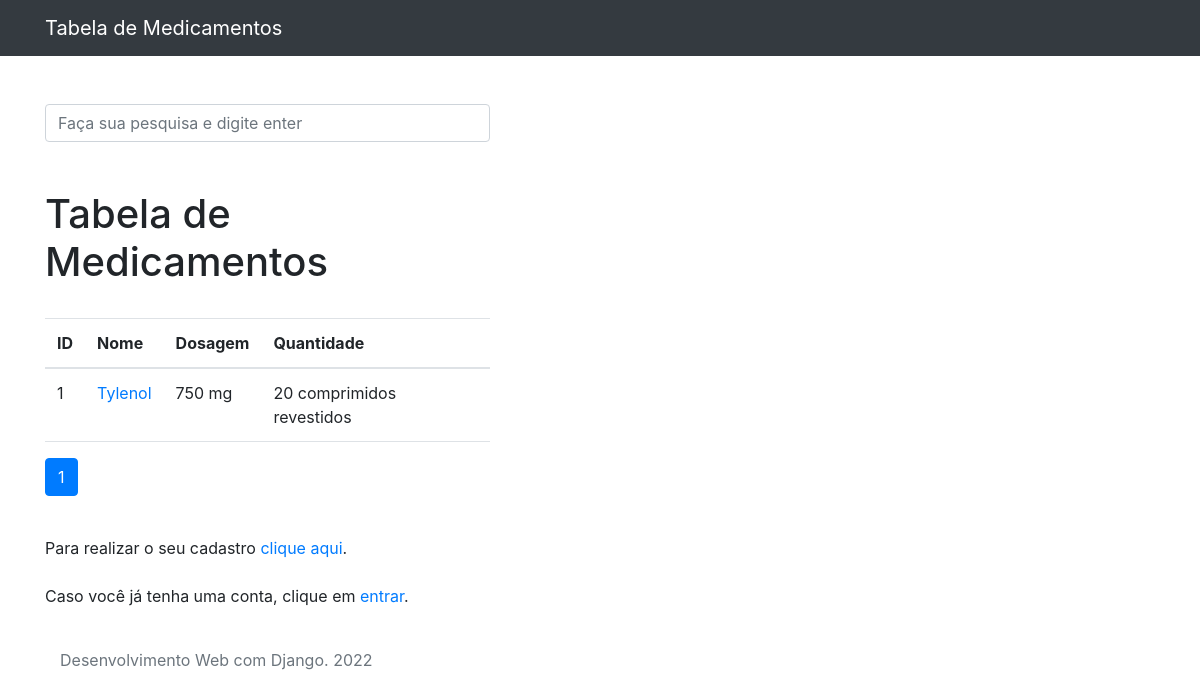
The app's page /, older data.
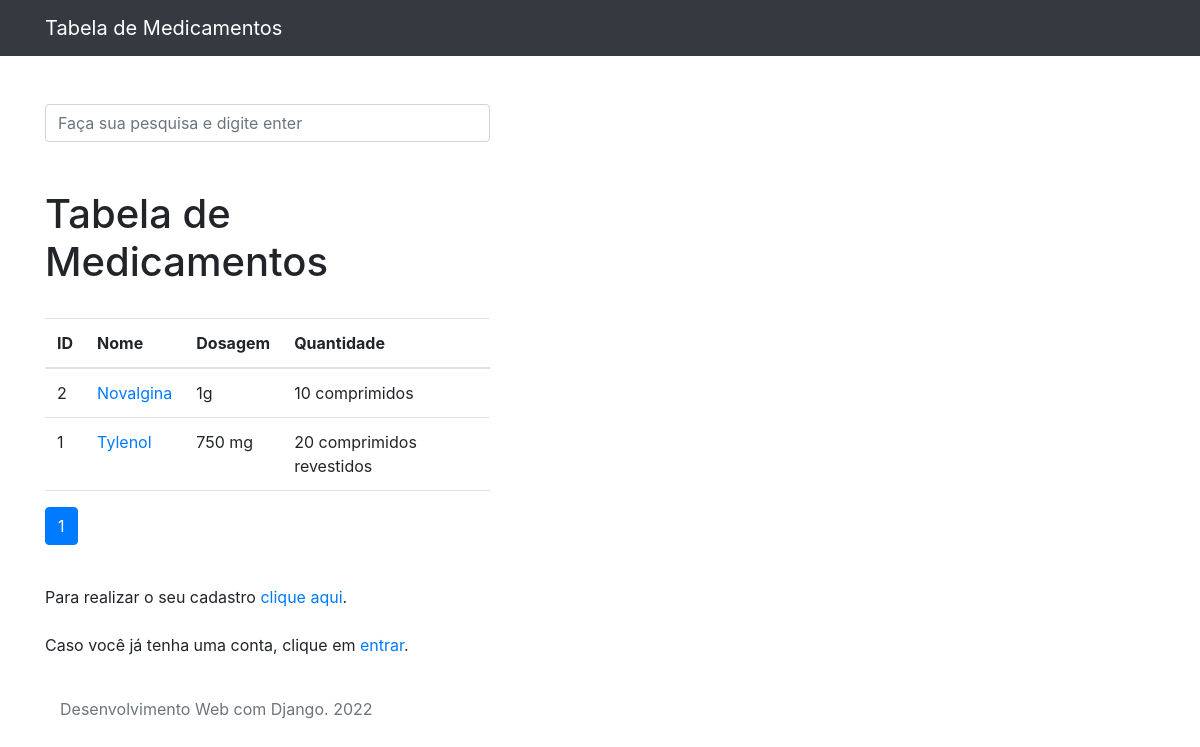
The same page, newer data.
### remedios/models.py (models this page shows, shortened)
class Remedio(models.Model):
    nome = models.CharField(max_length=255)
    ean = models.CharField(max_length=255)
    marca = models.CharField(max_length=255)
    quantidade = models.CharField(max_length=255)
    principio_ativo = models.CharField(max_length=255)
    dosagem = models.CharField(max_length=255)
    descricao = models.TextField(max_length=255)
    data_criacao = models.DateTimeField(default=timezone.now)
    foto = models.ImageField(blank=True, upload_to='fotos/%Y/%m')
    categoria = models.ForeignKey(Categoria, on_delete=models.DO_NOTHING, null=True)

### remedios/views.py (the view)
# urls.py: path('', views.index, name='index'),
def index(request):
    remedios = Remedio.objects.order_by('-id')
    paginator = Paginator(remedios, 5)
    page = request.GET.get('p')
    remedios = paginator.get_page(page)
    return render(request, 'remedios/index.html', {'remedios': remedios})

### remedios/templates/remedios/index.html
{% extends 'base.html' %}
{% load static %}
{% block conteudo %}
<h1 class="mt-5">Tabela de Medicamentos</h1>
<br>
        <table class="table">
          <thead>
            <tr>
              <th>ID</th>
              <th>Nome</th>
              <th>Dosagem</th>
              <th>Quantidade</th>
            </tr>
          </thead>
          <tbody>
          {% for remedio in remedios %}
            <tr>
              <td>
                {{ remedio.id }}
              </td>
              <td>
                <a href="{% url 'ver_remedio' remedio.id %}">{{ remedio.nome }}</a>
              </td>
              <td>{{ remedio.dosagem }}</td>
              <td>{{ remedio.quantidade }}</td>
            </tr>
          {% endfor %}
          </tbody>
        </table>
<nav aria-label="Page navigation example">
  <ul class="pagination">
    {% for pagina in remedios.paginator.page_range %}
    {% if remedios.number == pagina %}
    <li class="page-item active"><a class="page-link" href="?p={{ pagina }}&termo={{ request.GET.termo }}">{{pagina}}</a></li>
    {% else %}
    <li class="page-item"><a class="page-link" href="?p={{ pagina }}&termo={{ request.GET.termo }}">{{pagina}}</a></li>
    {% endif %}
    {% endfor %}
  </ul>
</nav>
<br>
<p>
  Para realizar o seu cadastro
  <a href="{% url 'cadastro' %}">clique aqui</a>.
  <br>
  <br>
  Caso você já tenha uma conta, clique em
  <a href="{% url 'login' %}">entrar</a>.
</p>
{% endblock %}

### templates/base.html (shortened to what this page needs)
{% load static %}
<!DOCTYPE html>
<html lang="pt">
<head>
    <link rel="stylesheet" href="https://cdn.jsdelivr.net/npm/bootstrap@5.1.3/dist/css/bootstrap.min.css">
    {% include 'parciais/_head.html' %}
</head>
<body>
    {% include 'parciais/_nav.html' %}
<div class="container">
    <div class="row">
      <div class="col-lg-5">
    <br><br>
          {% if 'accounts' not in request.path %}
<form method="get" action="{% url 'busca' %}">
  <div class="form-group row">
    <div class="col-12">
      <input class="form-control"
             type="search" value="{{ request.GET.termo }}"
             id="search-input"
             placeholder="Faça sua pesquisa e digite enter"
             name="termo">
    </div>
  </div>
</form>
          {% endif %}
  {% block conteudo %} {% endblock %}
<br><footer class="footer">
            <div class="container">
                <span class="text-muted">Desenvolvimento Web com Django. 2022</span>
            </div>
        </footer>
      </div>
    </div>
  </div>
</body>
</html>

### remedios/templates/parciais/_head.html (shortened to what this page needs)
{% load static %}
<link href="{% static 'vendor/bootstrap/css/bootstrap.min.css' %}" rel="stylesheet">

### remedios/templates/parciais/_nav.html (shortened to what this page needs)
  <nav class="navbar navbar-expand-lg navbar-dark bg-dark static-top">
    <div class="container">
      <a class="navbar-brand" href="{% url 'index' %}">Tabela de Medicamentos</a>
    </div>
  </nav>

Row changes from the older to the newer data that the page shows:
added Remedio: id "2", nome "Novalgina", dosagem "1g", quantidade "10 comprimidos"
